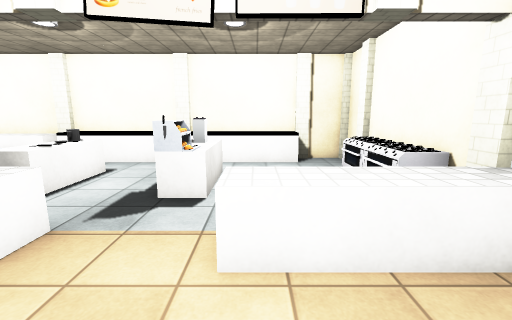
[1] (above)

13 first-person views from a walk through a 3-D level made in the Unity game engine. The camera is 1.5 m above the floor, tilts 10° down and sees 90° across. The floor is counted in squares, 0.9 m on a side. Each view is taken from the middle of a square. On the plan, view 1 faces up. The plan holds only what a view shows up to about 14 squares ahead; the rest is blank. The player character is not drawn. Some animated figures are not drawn. Some surface patterns are stand-ins.

[2]
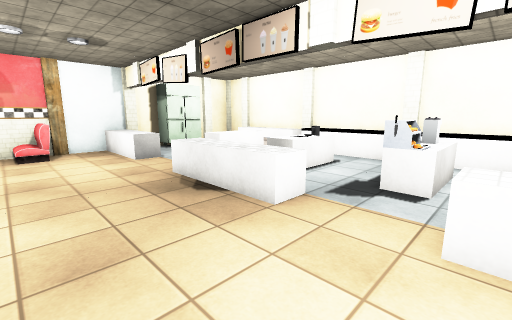

[3]
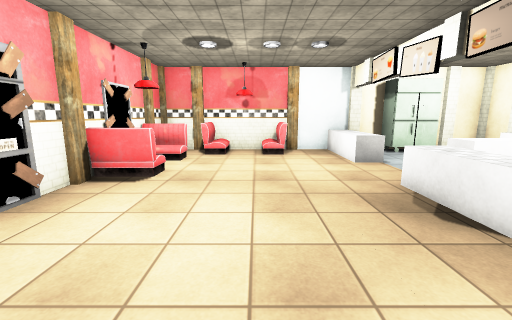

[4]
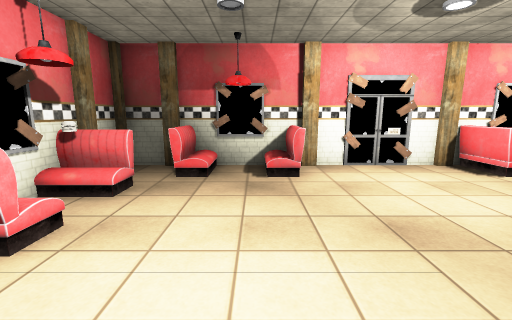

[5]
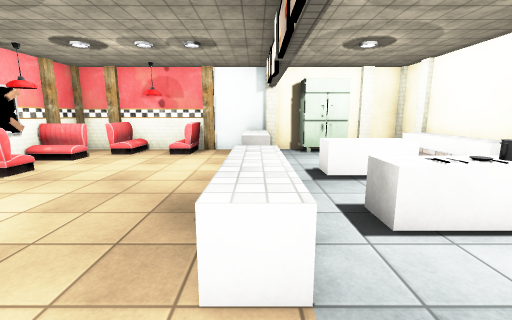

[6]
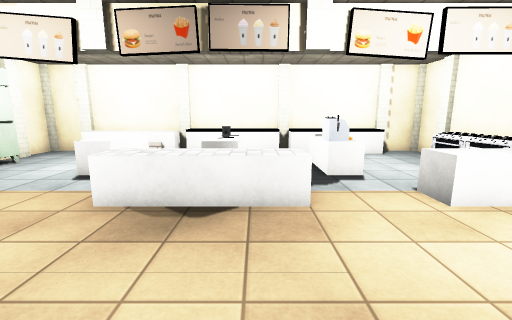

[7]
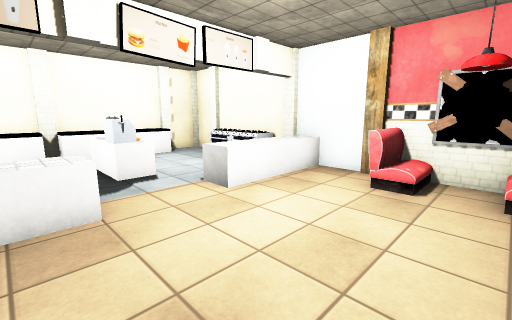

[8]
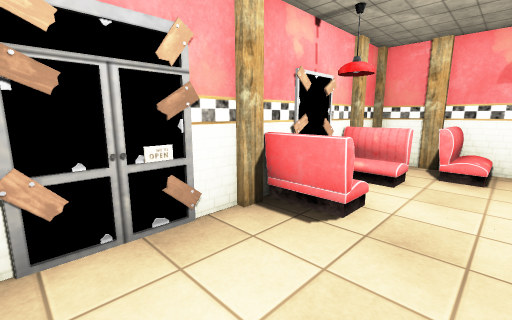

[9]
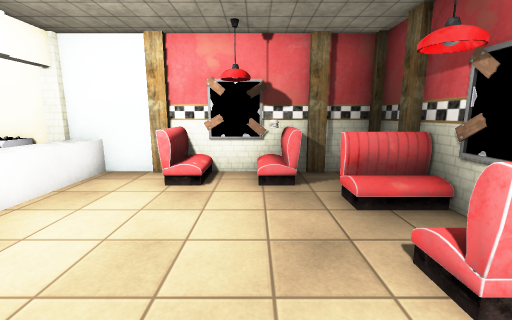

[10]
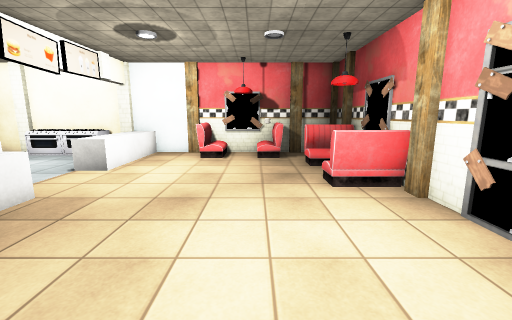

[11]
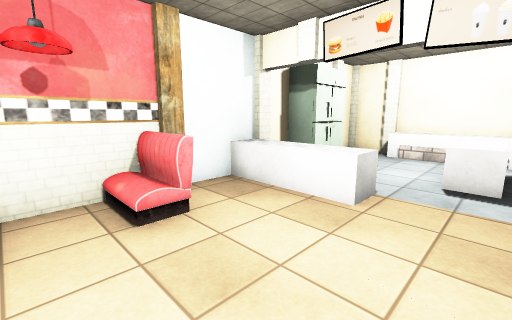

[12]
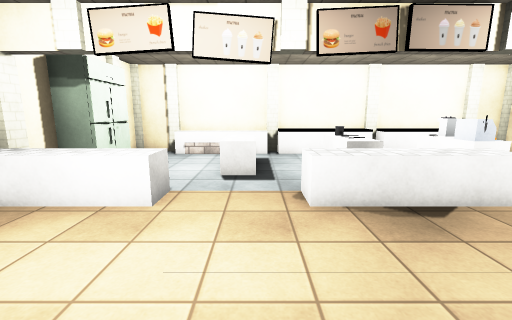

[13]
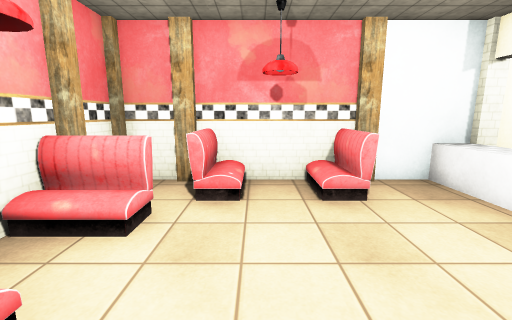

### Floor plan
Key: @ floor where view 1 was taken; # wall or solid block; . floor; ^ raised ledge; O other object.
Columns run from 14 left of view 1 to 4 right of it. Each row starts with its distance up from view 1.
 10 ###################
  9 #..^^^^^^^^^^^^^..#
  8 #.................#
  7  O...OO..O..OO...O#
  6  O...OO..O..OO...O#
  5 #O...OO..O..OO...O#
  4 #...............  #
  3 #^^^^..^^^^^..^^^^#
  2 #.................#
  1 #.................#
  0 #OO...........@.OO#
 -1 #.................#
 -2 #.................#
 -3 #OO.............OO#
 -4 ##.O..O.....O..O.##
 -5 ###O..O.....O..O###
 -6  #################

Positions as (right, up) in squares from view 1, and headings:
1: (0, 0), facing up
2: (0, -1), facing up-left
3: (-1, -1), facing left
4: (-1, 3), facing down
5: (-1, 3), facing left
6: (-4, -2), facing up
7: (-4, -2), facing up-right
8: (-4, -2), facing down-left
9: (-4, -2), facing right
10: (-8, -2), facing right
11: (-8, -2), facing up-left
12: (-8, -2), facing up
13: (-7, -2), facing left
